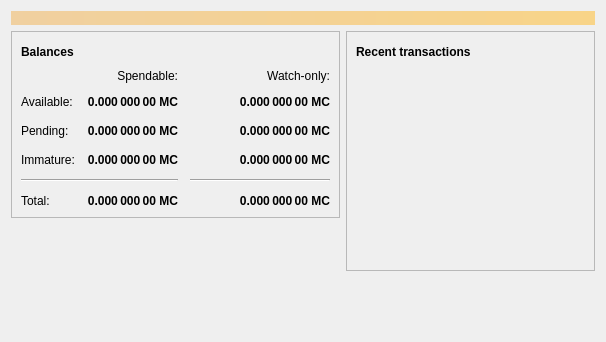
<?xml version="1.0" encoding="UTF-8"?>
<ui version="4.0">
 <class>OverviewPage</class>
 <widget class="QWidget" name="OverviewPage">
  <property name="geometry">
   <rect>
    <x>0</x>
    <y>0</y>
    <width>606</width>
    <height>342</height>
   </rect>
  </property>
  <property name="windowTitle">
   <string>Form</string>
  </property>
  <layout class="QVBoxLayout" name="topLayout">
   <item>
    <widget class="QLabel" name="labelAlerts">
     <property name="visible">
      <bool>false</bool>
     </property>
     <property name="styleSheet">
      <string notr="true">background-color: qlineargradient(x1: 0, y1: 0, x2: 1, y2: 0, stop:0 #F0D0A0, stop:1 #F8D488); color:#000000;</string>
     </property>
     <property name="wordWrap">
      <bool>true</bool>
     </property>
     <property name="margin">
      <number>3</number>
     </property>
    </widget>
   </item>
   <item>
    <layout class="QHBoxLayout" name="horizontalLayout" stretch="1,1">
     <item>
      <layout class="QVBoxLayout" name="verticalLayout_2">
       <item>
        <widget class="QFrame" name="frame">
         <property name="frameShape">
          <enum>QFrame::StyledPanel</enum>
         </property>
         <property name="frameShadow">
          <enum>QFrame::Raised</enum>
         </property>
         <layout class="QVBoxLayout" name="verticalLayout_4">
          <item>
           <layout class="QHBoxLayout" name="horizontalLayout_4">
            <item>
             <widget class="QLabel" name="label_5">
              <property name="font">
               <font>
                <weight>75</weight>
                <bold>true</bold>
               </font>
              </property>
              <property name="text">
               <string>Balances</string>
              </property>
             </widget>
            </item>
            <item>
             <widget class="QPushButton" name="labelWalletStatus">
              <property name="enabled">
               <bool>false</bool>
              </property>
              <property name="maximumSize">
               <size>
                <width>30</width>
                <height>16777215</height>
               </size>
              </property>
              <property name="toolTip">
               <string>The displayed information may be out of date. Your wallet automatically synchronizes with the Bitcoin network after a connection is established, but this process has not completed yet.</string>
              </property>
              <property name="text">
               <string/>
              </property>
              <property name="icon">
               <iconset resource="../bitcoin.qrc">
                <normaloff>:/icons/warning</normaloff>
                <disabledoff>:/icons/warning</disabledoff>:/icons/warning</iconset>
              </property>
              <property name="iconSize">
               <size>
                <width>24</width>
                <height>24</height>
               </size>
              </property>
              <property name="flat">
               <bool>true</bool>
              </property>
             </widget>
            </item>
            <item>
             <spacer name="horizontalSpacer_3">
              <property name="orientation">
               <enum>Qt::Horizontal</enum>
              </property>
              <property name="sizeHint" stdset="0">
               <size>
                <width>40</width>
                <height>20</height>
               </size>
              </property>
             </spacer>
            </item>
           </layout>
          </item>
          <item>
           <layout class="QGridLayout" name="gridLayout">
            <property name="spacing">
             <number>12</number>
            </property>
            <item row="2" column="2">
             <widget class="QLabel" name="labelWatchPending">
              <property name="font">
               <font>
                <weight>75</weight>
                <bold>true</bold>
               </font>
              </property>
              <property name="cursor">
               <cursorShape>IBeamCursor</cursorShape>
              </property>
              <property name="toolTip">
               <string>Unconfirmed transactions to watch-only addresses</string>
              </property>
              <property name="text">
               <string notr="true">0.000 000 00 MC</string>
              </property>
              <property name="alignment">
               <set>Qt::AlignRight|Qt::AlignTrailing|Qt::AlignVCenter</set>
              </property>
              <property name="textInteractionFlags">
               <set>Qt::LinksAccessibleByMouse|Qt::TextSelectableByKeyboard|Qt::TextSelectableByMouse</set>
              </property>
             </widget>
            </item>
            <item row="2" column="1">
             <widget class="QLabel" name="labelUnconfirmed">
              <property name="font">
               <font>
                <weight>75</weight>
                <bold>true</bold>
               </font>
              </property>
              <property name="cursor">
               <cursorShape>IBeamCursor</cursorShape>
              </property>
              <property name="toolTip">
               <string>Total of transactions that have yet to be confirmed, and do not yet count toward the spendable balance</string>
              </property>
              <property name="text">
               <string notr="true">0.000 000 00 MC</string>
              </property>
              <property name="alignment">
               <set>Qt::AlignRight|Qt::AlignTrailing|Qt::AlignVCenter</set>
              </property>
              <property name="textInteractionFlags">
               <set>Qt::LinksAccessibleByMouse|Qt::TextSelectableByKeyboard|Qt::TextSelectableByMouse</set>
              </property>
             </widget>
            </item>
            <item row="3" column="2">
             <widget class="QLabel" name="labelWatchImmature">
              <property name="font">
               <font>
                <weight>75</weight>
                <bold>true</bold>
               </font>
              </property>
              <property name="cursor">
               <cursorShape>IBeamCursor</cursorShape>
              </property>
              <property name="toolTip">
               <string>Mined balance in watch-only addresses that has not yet matured</string>
              </property>
              <property name="text">
               <string notr="true">0.000 000 00 MC</string>
              </property>
              <property name="alignment">
               <set>Qt::AlignRight|Qt::AlignTrailing|Qt::AlignVCenter</set>
              </property>
              <property name="textInteractionFlags">
               <set>Qt::LinksAccessibleByMouse|Qt::TextSelectableByKeyboard|Qt::TextSelectableByMouse</set>
              </property>
             </widget>
            </item>
            <item row="4" column="0" colspan="2">
             <widget class="Line" name="line">
              <property name="orientation">
               <enum>Qt::Horizontal</enum>
              </property>
             </widget>
            </item>
            <item row="4" column="2">
             <widget class="Line" name="lineWatchBalance">
              <property name="sizePolicy">
               <sizepolicy hsizetype="Preferred" vsizetype="Fixed">
                <horstretch>0</horstretch>
                <verstretch>0</verstretch>
               </sizepolicy>
              </property>
              <property name="minimumSize">
               <size>
                <width>140</width>
                <height>0</height>
               </size>
              </property>
              <property name="orientation">
               <enum>Qt::Horizontal</enum>
              </property>
             </widget>
            </item>
            <item row="5" column="0">
             <widget class="QLabel" name="labelTotalText">
              <property name="text">
               <string>Total:</string>
              </property>
             </widget>
            </item>
            <item row="3" column="1">
             <widget class="QLabel" name="labelImmature">
              <property name="font">
               <font>
                <weight>75</weight>
                <bold>true</bold>
               </font>
              </property>
              <property name="cursor">
               <cursorShape>IBeamCursor</cursorShape>
              </property>
              <property name="toolTip">
               <string>Mined balance that has not yet matured</string>
              </property>
              <property name="text">
               <string notr="true">0.000 000 00 MC</string>
              </property>
              <property name="alignment">
               <set>Qt::AlignRight|Qt::AlignTrailing|Qt::AlignVCenter</set>
              </property>
              <property name="textInteractionFlags">
               <set>Qt::LinksAccessibleByMouse|Qt::TextSelectableByKeyboard|Qt::TextSelectableByMouse</set>
              </property>
             </widget>
            </item>
            <item row="2" column="3">
             <spacer name="horizontalSpacer_2">
              <property name="orientation">
               <enum>Qt::Horizontal</enum>
              </property>
              <property name="sizeHint" stdset="0">
               <size>
                <width>40</width>
                <height>20</height>
               </size>
              </property>
             </spacer>
            </item>
            <item row="3" column="0">
             <widget class="QLabel" name="labelImmatureText">
              <property name="text">
               <string>Immature:</string>
              </property>
             </widget>
            </item>
            <item row="5" column="1">
             <widget class="QLabel" name="labelTotal">
              <property name="font">
               <font>
                <weight>75</weight>
                <bold>true</bold>
               </font>
              </property>
              <property name="cursor">
               <cursorShape>IBeamCursor</cursorShape>
              </property>
              <property name="toolTip">
               <string>Your current total balance</string>
              </property>
              <property name="text">
               <string notr="true">0.000 000 00 MC</string>
              </property>
              <property name="alignment">
               <set>Qt::AlignRight|Qt::AlignTrailing|Qt::AlignVCenter</set>
              </property>
              <property name="textInteractionFlags">
               <set>Qt::LinksAccessibleByMouse|Qt::TextSelectableByKeyboard|Qt::TextSelectableByMouse</set>
              </property>
             </widget>
            </item>
            <item row="5" column="2">
             <widget class="QLabel" name="labelWatchTotal">
              <property name="font">
               <font>
                <weight>75</weight>
                <bold>true</bold>
               </font>
              </property>
              <property name="cursor">
               <cursorShape>IBeamCursor</cursorShape>
              </property>
              <property name="toolTip">
               <string>Current total balance in watch-only addresses</string>
              </property>
              <property name="text">
               <string notr="true">0.000 000 00 MC</string>
              </property>
              <property name="alignment">
               <set>Qt::AlignRight|Qt::AlignTrailing|Qt::AlignVCenter</set>
              </property>
              <property name="textInteractionFlags">
               <set>Qt::LinksAccessibleByMouse|Qt::TextSelectableByKeyboard|Qt::TextSelectableByMouse</set>
              </property>
             </widget>
            </item>
            <item row="0" column="2">
             <widget class="QLabel" name="labelWatchonly">
              <property name="text">
               <string>Watch-only:</string>
              </property>
              <property name="alignment">
               <set>Qt::AlignRight|Qt::AlignTrailing|Qt::AlignVCenter</set>
              </property>
             </widget>
            </item>
            <item row="1" column="0">
             <widget class="QLabel" name="labelBalanceText">
              <property name="text">
               <string>Available:</string>
              </property>
             </widget>
            </item>
            <item row="1" column="1">
             <widget class="QLabel" name="labelBalance">
              <property name="font">
               <font>
                <weight>75</weight>
                <bold>true</bold>
               </font>
              </property>
              <property name="cursor">
               <cursorShape>IBeamCursor</cursorShape>
              </property>
              <property name="toolTip">
               <string>Your current spendable balance</string>
              </property>
              <property name="text">
               <string notr="true">0.000 000 00 MC</string>
              </property>
              <property name="alignment">
               <set>Qt::AlignRight|Qt::AlignTrailing|Qt::AlignVCenter</set>
              </property>
              <property name="textInteractionFlags">
               <set>Qt::LinksAccessibleByMouse|Qt::TextSelectableByKeyboard|Qt::TextSelectableByMouse</set>
              </property>
             </widget>
            </item>
            <item row="1" column="2">
             <widget class="QLabel" name="labelWatchAvailable">
              <property name="font">
               <font>
                <weight>75</weight>
                <bold>true</bold>
               </font>
              </property>
              <property name="cursor">
               <cursorShape>IBeamCursor</cursorShape>
              </property>
              <property name="toolTip">
               <string>Your current balance in watch-only addresses</string>
              </property>
              <property name="text">
               <string notr="true">0.000 000 00 MC</string>
              </property>
              <property name="alignment">
               <set>Qt::AlignRight|Qt::AlignTrailing|Qt::AlignVCenter</set>
              </property>
              <property name="textInteractionFlags">
               <set>Qt::LinksAccessibleByMouse|Qt::TextSelectableByKeyboard|Qt::TextSelectableByMouse</set>
              </property>
             </widget>
            </item>
            <item row="2" column="0">
             <widget class="QLabel" name="labelPendingText">
              <property name="text">
               <string>Pending:</string>
              </property>
             </widget>
            </item>
            <item row="0" column="1">
             <widget class="QLabel" name="labelSpendable">
              <property name="text">
               <string>Spendable:</string>
              </property>
              <property name="alignment">
               <set>Qt::AlignRight|Qt::AlignTrailing|Qt::AlignVCenter</set>
              </property>
             </widget>
            </item>
           </layout>
          </item>
         </layout>
        </widget>
       </item>
       <item>
        <spacer name="verticalSpacer">
         <property name="orientation">
          <enum>Qt::Vertical</enum>
         </property>
         <property name="sizeHint" stdset="0">
          <size>
           <width>20</width>
           <height>40</height>
          </size>
         </property>
        </spacer>
       </item>
      </layout>
     </item>
     <item>
      <layout class="QVBoxLayout" name="verticalLayout_3">
       <item>
        <widget class="QFrame" name="frame_2">
         <property name="frameShape">
          <enum>QFrame::StyledPanel</enum>
         </property>
         <property name="frameShadow">
          <enum>QFrame::Raised</enum>
         </property>
         <layout class="QVBoxLayout" name="verticalLayout">
          <item>
           <layout class="QHBoxLayout" name="horizontalLayout_2">
            <item>
             <widget class="QLabel" name="label_4">
              <property name="font">
               <font>
                <weight>75</weight>
                <bold>true</bold>
               </font>
              </property>
              <property name="text">
               <string>Recent transactions</string>
              </property>
             </widget>
            </item>
            <item>
             <widget class="QPushButton" name="labelTransactionsStatus">
              <property name="enabled">
               <bool>false</bool>
              </property>
              <property name="maximumSize">
               <size>
                <width>30</width>
                <height>16777215</height>
               </size>
              </property>
              <property name="toolTip">
               <string>The displayed information may be out of date. Your wallet automatically synchronizes with the Bitcoin network after a connection is established, but this process has not completed yet.</string>
              </property>
              <property name="text">
               <string/>
              </property>
              <property name="icon">
               <iconset resource="../bitcoin.qrc">
                <normaloff>:/icons/warning</normaloff>
                <disabledoff>:/icons/warning</disabledoff>:/icons/warning</iconset>
              </property>
              <property name="iconSize">
               <size>
                <width>24</width>
                <height>24</height>
               </size>
              </property>
              <property name="flat">
               <bool>true</bool>
              </property>
             </widget>
            </item>
            <item>
             <spacer name="horizontalSpacer">
              <property name="orientation">
               <enum>Qt::Horizontal</enum>
              </property>
              <property name="sizeHint" stdset="0">
               <size>
                <width>40</width>
                <height>20</height>
               </size>
              </property>
             </spacer>
            </item>
           </layout>
          </item>
          <item>
           <widget class="QListView" name="listTransactions">
            <property name="styleSheet">
             <string notr="true">QListView { background: transparent; }</string>
            </property>
            <property name="frameShape">
             <enum>QFrame::NoFrame</enum>
            </property>
            <property name="verticalScrollBarPolicy">
             <enum>Qt::ScrollBarAlwaysOff</enum>
            </property>
            <property name="horizontalScrollBarPolicy">
             <enum>Qt::ScrollBarAlwaysOff</enum>
            </property>
            <property name="selectionMode">
             <enum>QAbstractItemView::NoSelection</enum>
            </property>
           </widget>
          </item>
         </layout>
        </widget>
       </item>
       <item>
        <spacer name="verticalSpacer_2">
         <property name="orientation">
          <enum>Qt::Vertical</enum>
         </property>
         <property name="sizeHint" stdset="0">
          <size>
           <width>20</width>
           <height>40</height>
          </size>
         </property>
        </spacer>
       </item>
      </layout>
     </item>
    </layout>
   </item>
  </layout>
 </widget>
 <resources>
  <include location="../bitcoin.qrc"/>
 </resources>
 <connections/>
</ui>
